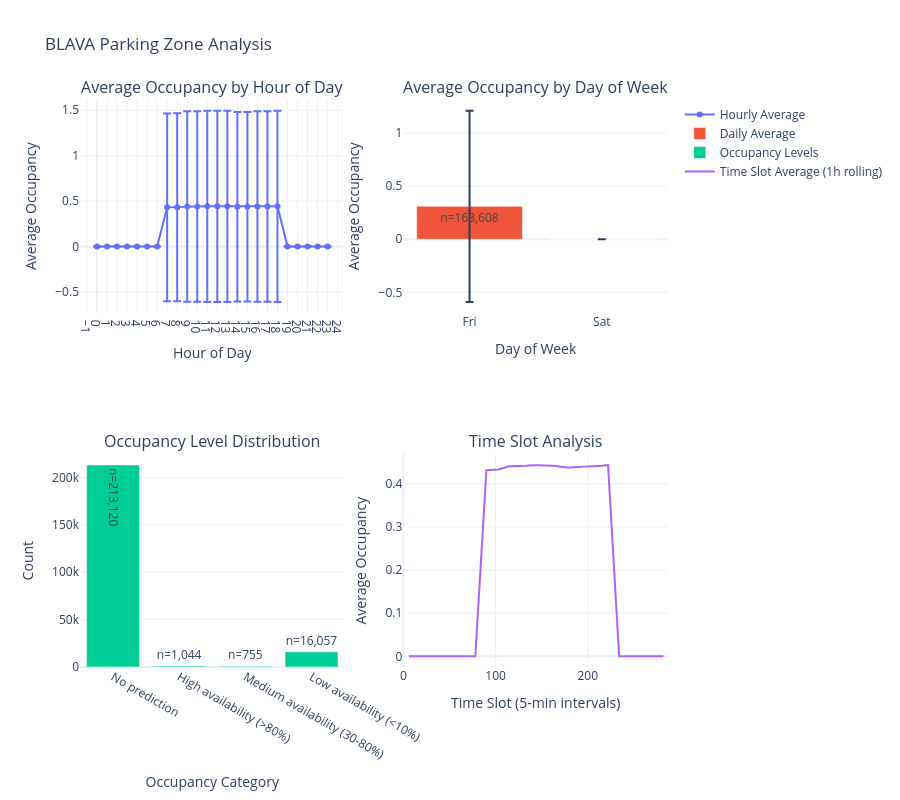

The notebook cell saved with this chart:
### Code cell
def create_blava_analysis(df):
    """Create analysis plots for BLAVA parking zones"""
    try:
        # Filter for BLAVA zones only
        blava_df = df[df['tipo'] == 'BLAVA'].copy()
        
        print("BLAVA Analysis Summary:")
        print("-" * 50)
        print(f"Total BLAVA records: {len(blava_df):,}")
        print("\nOccupancy Level Distribution:")
        print(blava_df['occupancy_level'].value_counts().sort_index())
        
        # Create subplots
        fig = make_subplots(
            rows=2, cols=2,
            subplot_titles=(
                'Average Occupancy by Hour of Day',
                'Average Occupancy by Day of Week',
                'Occupancy Level Distribution',
                'Time Slot Analysis'
            )
        )

        # 1. Hourly pattern with error bars
        hourly_stats = blava_df.groupby('hour')['occupancy_level'].agg(['mean', 'std', 'count']).reset_index()
        fig.add_trace(
            go.Scatter(
                x=hourly_stats['hour'],
                y=hourly_stats['mean'],
                mode='lines+markers',
                name='Hourly Average',
                error_y=dict(
                    type='data',
                    array=hourly_stats['std'],
                    visible=True
                ),
                text=[f'n={x:,}' for x in hourly_stats['count']],
                hovertemplate='Hour: %{x}<br>Avg Occupancy: %{y:.2f}<br>%{text}'
            ),
            row=1, col=1
        )

        # 2. Daily pattern with error bars
        daily_stats = blava_df.groupby('day_of_week')['occupancy_level'].agg(['mean', 'std', 'count']).reset_index()
        fig.add_trace(
            go.Bar(
                x=daily_stats['day_of_week'],
                y=daily_stats['mean'],
                error_y=dict(
                    type='data',
                    array=daily_stats['std']
                ),
                text=[f'n={x:,}' for x in daily_stats['count']],
                textposition='auto',
                name='Daily Average'
            ),
            row=1, col=2
        )

        # 3. Occupancy level distribution
        level_counts = blava_df['occupancy_level'].value_counts().sort_index()
        fig.add_trace(
            go.Bar(
                x=[PREDICTION_CATEGORIES[i] for i in level_counts.index],
                y=level_counts.values,
                text=[f'n={x:,}' for x in level_counts.values],
                textposition='auto',
                name='Occupancy Levels'
            ),
            row=2, col=1
        )

        # 4. Time slot analysis with rolling average
        time_slot_stats = blava_df.groupby('time_slot')['occupancy_level'].agg(['mean', 'count']).reset_index()
        fig.add_trace(
            go.Scatter(
                x=time_slot_stats['time_slot'],
                y=pd.Series(time_slot_stats['mean']).rolling(window=12, center=True).mean(),
                mode='lines',
                name='Time Slot Average (1h rolling)',
                text=[f'n={x:,}' for x in time_slot_stats['count']],
                hovertemplate='Time Slot: %{x}<br>Avg Occupancy: %{y:.2f}<br>%{text}'
            ),
            row=2, col=2
        )

        # Update layout
        fig.update_layout(
            height=800,
            showlegend=True,
            title_text='BLAVA Parking Zone Analysis',
            template='plotly_white'
        )

        # Update axes labels and formats
        fig.update_xaxes(title_text='Hour of Day', row=1, col=1, dtick=1)
        fig.update_xaxes(
            title_text='Day of Week', 
            row=1, col=2,
            ticktext=['Mon', 'Tue', 'Wed', 'Thu', 'Fri', 'Sat', 'Sun'],
            tickvals=[0, 1, 2, 3, 4, 5, 6]
        )
        fig.update_xaxes(title_text='Occupancy Category', row=2, col=1)
        fig.update_xaxes(title_text='Time Slot (5-min intervals)', row=2, col=2)

        fig.update_yaxes(title_text='Average Occupancy', row=1, col=1)
        fig.update_yaxes(title_text='Average Occupancy', row=1, col=2)
        fig.update_yaxes(title_text='Count', row=2, col=1)
        fig.update_yaxes(title_text='Average Occupancy', row=2, col=2)

        return fig

    except Exception as e:
        print(f"Error creating BLAVA analysis: {str(e)}")
        return None

# Create and display the BLAVA analysis
blava_fig = create_blava_analysis(df)
if blava_fig is not None:
    blava_fig.show()

### Figure 1 — Plotly figure (JSON) as saved in the notebook; plotly's stock layout.template omitted (floating-point values rounded to 4 significant figures; data arrays with more than 128 entries replaced by an {"elided": "..."} marker saying what was removed)
{"data": [{"error_y": {"array": [0.0, 0.0, 0.0, 0.0, 0.0, 0.0, 0.0, 1.032, 1.034, 1.047, 1.047, 1.052, 1.052, 1.052, 1.042, 1.042, 1.047, 1.047, 1.052, 0.0, 0.0, 0.0, 0.0, 0.0], "type": "data", "visible": true}, "hovertemplate": "Hour: %{x}<br>Avg Occupancy: %{y:.2f}<br>%{text}", "mode": "lines+markers", "name": "Hourly Average", "text": ["n=9,624", "n=9,624", "n=9,624", "n=9,624", "n=9,624", "n=9,624", "n=9,624", "n=9,624", "n=9,624", "n=9,624", "n=9,624", "n=9,624", "n=9,624", "n=9,624", "n=9,624", "n=9,624", "n=9,624", "n=9,624", "n=9,624", "n=9,624", "n=9,624", "n=9,624", "n=9,624", "n=9,624"], "type": "scatter", "x": [0, 1, 2, 3, 4, 5, 6, 7, 8, 9, 10, 11, 12, 13, 14, 15, 16, 17, 18, 19, 20, 21, 22, 23], "xaxis": "x", "y": [0.0, 0.0, 0.0, 0.0, 0.0, 0.0, 0.0, 0.4314, 0.4321, 0.4401, 0.4401, 0.4426, 0.4426, 0.4426, 0.4377, 0.4377, 0.4401, 0.4401, 0.4433, 0.0, 0.0, 0.0, 0.0, 0.0], "yaxis": "y"}, {"error_y": {"array": [0.9011, 0.0], "type": "data"}, "name": "Daily Average", "text": ["n=163,608", "n=67,368"], "textposition": "auto", "type": "bar", "x": [4, 5], "xaxis": "x2", "y": [0.31, 0.0], "yaxis": "y2"}, {"name": "Occupancy Levels", "text": ["n=213,120", "n=1,044", "n=755", "n=16,057"], "textposition": "auto", "type": "bar", "x": ["No prediction", "High availability (>80%)", "Medium availability (30-80%)", "Low availability (<10%)"], "xaxis": "x3", "y": [213120, 1044, 755, 16057], "yaxis": "y3"}, {"hovertemplate": "Time Slot: %{x}<br>Avg Occupancy: %{y:.2f}<br>%{text}", "mode": "lines", "name": "Time Slot Average (1h rolling)", "text": {"elided": "288 str values"}, "type": "scatter", "x": {"elided": "288 int values"}, "xaxis": "x4", "y": {"elided": "288 float values"}, "yaxis": "y4"}], "layout": {"annotations": [{"font": {"size": 16}, "showarrow": false, "text": "Average Occupancy by Hour of Day", "x": 0.225, "xanchor": "center", "xref": "paper", "y": 1, "yanchor": "bottom", "yref": "paper"}, {"font": {"size": 16}, "showarrow": false, "text": "Average Occupancy by Day of Week", "x": 0.775, "xanchor": "center", "xref": "paper", "y": 1, "yanchor": "bottom", "yref": "paper"}, {"font": {"size": 16}, "showarrow": false, "text": "Occupancy Level Distribution", "x": 0.225, "xanchor": "center", "xref": "paper", "y": 0.375, "yanchor": "bottom", "yref": "paper"}, {"font": {"size": 16}, "showarrow": false, "text": "Time Slot Analysis", "x": 0.775, "xanchor": "center", "xref": "paper", "y": 0.375, "yanchor": "bottom", "yref": "paper"}], "height": 800, "showlegend": true, "title": {"text": "BLAVA Parking Zone Analysis"}, "xaxis": {"anchor": "y", "domain": [0, 0.45], "dtick": 1, "title": {"text": "Hour of Day"}}, "xaxis2": {"anchor": "y2", "domain": [0.55, 1], "ticktext": ["Mon", "Tue", "Wed", "Thu", "Fri", "Sat", "Sun"], "tickvals": [0, 1, 2, 3, 4, 5, 6], "title": {"text": "Day of Week"}}, "xaxis3": {"anchor": "y3", "domain": [0, 0.45], "title": {"text": "Occupancy Category"}}, "xaxis4": {"anchor": "y4", "domain": [0.55, 1], "title": {"text": "Time Slot (5-min intervals)"}}, "yaxis": {"anchor": "x", "domain": [0.625, 1], "title": {"text": "Average Occupancy"}}, "yaxis2": {"anchor": "x2", "domain": [0.625, 1], "title": {"text": "Average Occupancy"}}, "yaxis3": {"anchor": "x3", "domain": [0, 0.375], "title": {"text": "Count"}}, "yaxis4": {"anchor": "x4", "domain": [0, 0.375], "title": {"text": "Average Occupancy"}}}}
